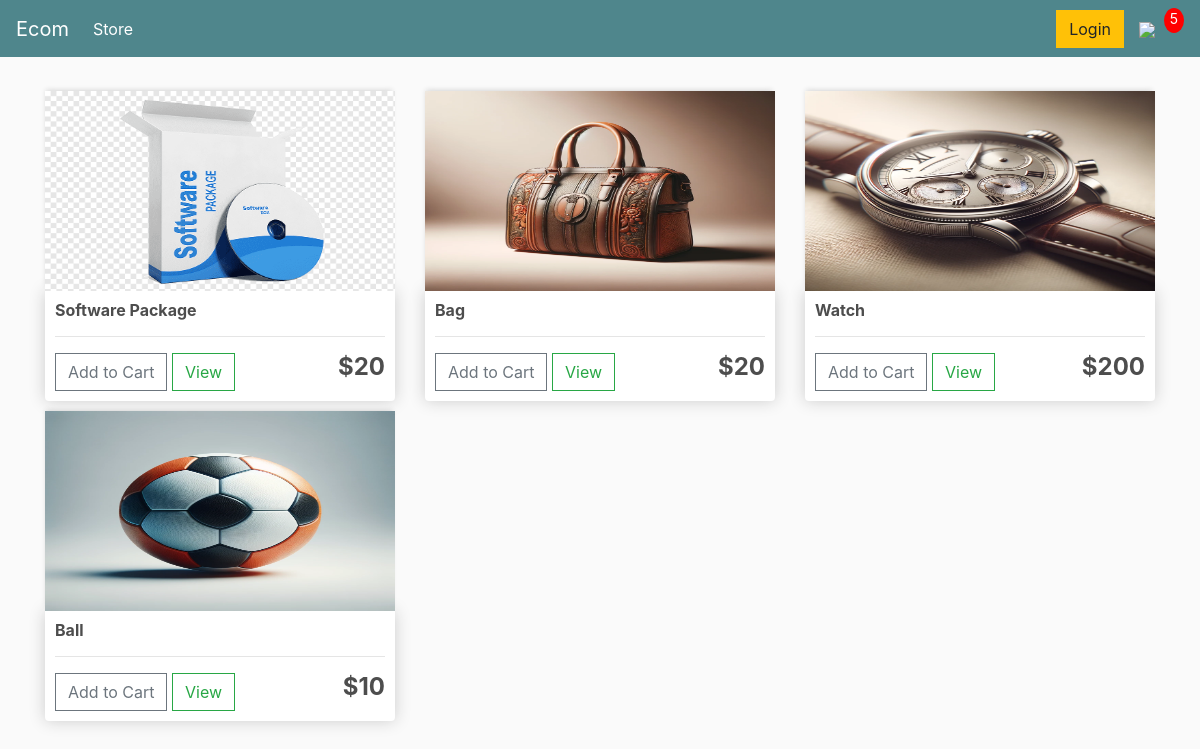
The app's page / (signed in) with its own data.
### store/models.py (models this page shows, shortened)
class Product(models.Model):
    name = models.CharField(max_length=50)
    price = models.IntegerField()
    image = models.ImageField(upload_to='product-image', null=True, blank=True)
    digital = models.BooleanField(default=False , null=True , blank=False)

### store/views.py (the view)
# urls.py: path('', include('store.urls')),
def store(request):
    user = request.user.customer
    order, _ = Order.objects.get_or_create(customer=user, complete=False)
    items = order.orderitems_set.all()
    cart_item = order.get_cart_quantity
    product = Product.objects.all()
    context = {'product': product, 'cart_item':cart_item}
    return render(request, 'store/store.html', context)

### store/models.py (called while the page is built)
    @property
    def get_cart_quantity(self):
        orderitems=self.orderitems_set.all()
        total = sum([items.quantity for items in orderitems])
        return total

### store/templates/store/store.html
{% extends 'store/main.html' %}
{% load static %}
{% block content %}
    <div class="row">
        {% for product in product %}
        <div class="col-lg-4">
            <img class="thumbnail" src="/images/{{product.image}}">
            <div class="box-element product">
                <h6><strong>{{product.name}}</strong></h6>
                <hr>
                <a href="{% url 'add-cart' product_id=product.id %}" class="btn btn-outline-secondary add-btn">Add to Cart</a>
                <a class="btn btn-outline-success" href="#">View</a>
                <h4 style="display: inline-block; float: right"><strong>${{product.price}}</strong></h4>
            </div>
        </div>
        {% endfor %}
    </div>
{% endblock content %}

### static/css/main.css (style rules this page uses)
body { background-color: hsl(0, 0%, 98%); }
h1,h2,h3,h4,h5,h6 { color:hsl(0, 0%, 30%); }
.box-element { box-shadow:hsl(0, 0%, 80%) 0 0 16px; background-color: #fff; border-radius: 4px; padding: 10px; }
.thumbnail { width: 100%; height: 200px; -webkit-box-shadow: -1px -3px 5px -2px rgba(214,214,214,1); -moz-box-shadow: -1px -3px 5px -2px rgba(214,214,214,1); box-shadow: -1px -3px 5px -2px rgba(214,214,214,1); }
.product { border-radius: 0 0 4px 4px; }
.col-lg-4, .col-lg-6, .col-lg-8, .col-lg-12 { margin-top: 10px; }
.btn { border-radius: 0; }

### records on screen
Product: image (picture), name "Software Package", price "20"
Product: image (picture), name "Bag", price "20"
Product: image (picture), name "Watch", price "200"
Product: image (picture), name "Ball", price "10"

### other values on screen
{{ cart_item }} "5"
